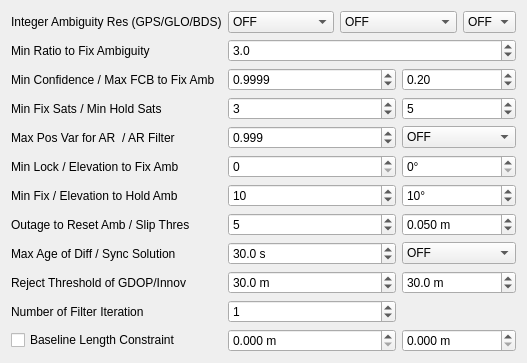
     <widget class="QWidget" name="TabSheet2">
      <property name="toolTip">
       <string/>
      </property>
      <attribute name="title">
       <string>Setting&amp;2</string>
      </attribute>
      <layout class="QGridLayout" name="gridLayout_2">
       <item row="5" column="0">
        <widget class="QLabel" name="Label49">
         <property name="text">
          <string>Min Fix Sats / Min Hold Sats</string>
         </property>
        </widget>
       </item>
       <item row="2" column="1" colspan="4">
        <widget class="QDoubleSpinBox" name="ValidThresAR">
         <property name="decimals">
          <number>1</number>
         </property>
         <property name="value">
          <double>3.000000000000000</double>
         </property>
        </widget>
       </item>
       <item row="4" column="1" colspan="2">
        <widget class="QDoubleSpinBox" name="ThresAR2">
         <property name="decimals">
          <number>4</number>
         </property>
         <property name="value">
          <double>0.999900000000000</double>
         </property>
        </widget>
       </item>
       <item row="17" column="1" colspan="2">
        <widget class="QSpinBox" name="NumIter">
         <property name="value">
          <number>1</number>
         </property>
        </widget>
       </item>
       <item row="4" column="3" colspan="2">
        <widget class="QDoubleSpinBox" name="ThresAR3">
         <property name="value">
          <double>0.200000000000000</double>
         </property>
        </widget>
       </item>
       <item row="18" column="3" colspan="2">
        <widget class="QDoubleSpinBox" name="BaselineSig">
         <property name="suffix">
          <string> m</string>
         </property>
         <property name="decimals">
          <number>3</number>
         </property>
         <property name="maximum">
          <double>1000000.000000000000000</double>
         </property>
        </widget>
       </item>
       <item row="7" column="1" colspan="2">
        <widget class="QSpinBox" name="LockCntFixAmb">
         <property name="maximum">
          <number>10000</number>
         </property>
        </widget>
       </item>
       <item row="18" column="1" colspan="2">
        <widget class="QDoubleSpinBox" name="BaselineLen">
         <property name="suffix">
          <string> m</string>
         </property>
         <property name="decimals">
          <number>3</number>
         </property>
         <property name="maximum">
          <double>1000000.000000000000000</double>
         </property>
        </widget>
       </item>
       <item row="7" column="3" colspan="2">
        <widget class="QDoubleSpinBox" name="ElMaskAR">
         <property name="suffix">
          <string>°</string>
         </property>
         <property name="decimals">
          <number>0</number>
         </property>
         <property name="maximum">
          <double>90.000000000000000</double>
         </property>
        </widget>
       </item>
       <item row="9" column="1" colspan="2">
        <widget class="QSpinBox" name="FixCntHoldAmb">
         <property name="maximum">
          <number>100000</number>
         </property>
         <property name="value">
          <number>10</number>
         </property>
        </widget>
       </item>
       <item row="9" column="3" colspan="2">
        <widget class="QDoubleSpinBox" name="ElMaskHold">
         <property name="suffix">
          <string>°</string>
         </property>
         <property name="decimals">
          <number>0</number>
         </property>
         <property name="maximum">
          <double>90.000000000000000</double>
         </property>
         <property name="value">
          <double>10.000000000000000</double>
         </property>
        </widget>
       </item>
       <item row="13" column="1" colspan="2">
        <widget class="QDoubleSpinBox" name="MaxAgeDiff">
         <property name="suffix">
          <string> s</string>
         </property>
         <property name="decimals">
          <number>1</number>
         </property>
         <property name="maximum">
          <double>3600.000000000000000</double>
         </property>
         <property name="value">
          <double>30.000000000000000</double>
         </property>
        </widget>
       </item>
       <item row="0" column="0">
        <widget class="QLabel" name="Label25">
         <property name="enabled">
          <bool>true</bool>
         </property>
         <property name="toolTip">
          <string/>
         </property>
         <property name="text">
          <string>Integer Ambiguity Res (GPS/GLO/BDS)</string>
         </property>
        </widget>
       </item>
       <item row="0" column="1">
        <widget class="QComboBox" name="AmbRes">
         <property name="enabled">
          <bool>true</bool>
         </property>
         <property name="toolTip">
          <string/>
         </property>
         <item>
          <property name="text">
           <string>OFF</string>
          </property>
         </item>
         <item>
          <property name="text">
           <string>Continuous</string>
          </property>
         </item>
         <item>
          <property name="text">
           <string>Instantaneous</string>
          </property>
         </item>
         <item>
          <property name="text">
           <string>Fix and Hold</string>
          </property>
         </item>
        </widget>
       </item>
       <item row="0" column="2" colspan="2">
        <widget class="QComboBox" name="GloAmbRes">
         <property name="enabled">
          <bool>true</bool>
         </property>
         <property name="toolTip">
          <string/>
         </property>
         <item>
          <property name="text">
           <string>OFF</string>
          </property>
         </item>
         <item>
          <property name="text">
           <string>ON</string>
          </property>
         </item>
         <item>
          <property name="text">
           <string>Auto Calibration</string>
          </property>
         </item>
         <item>
          <property name="text">
           <string>Fix and Hold</string>
          </property>
         </item>
        </widget>
       </item>
       <item row="0" column="4">
        <widget class="QComboBox" name="BdsAmbRes">
         <property name="enabled">
          <bool>true</bool>
         </property>
         <property name="toolTip">
          <string/>
         </property>
         <item>
          <property name="text">
           <string>OFF</string>
          </property>
         </item>
         <item>
          <property name="text">
           <string>ON</string>
          </property>
         </item>
        </widget>
       </item>
       <item row="2" column="0">
        <widget class="QLabel" name="Label24">
         <property name="enabled">
          <bool>true</bool>
         </property>
         <property name="toolTip">
          <string/>
         </property>
         <property name="text">
          <string>Min Ratio to Fix Ambiguity</string>
         </property>
        </widget>
       </item>
       <item row="4" column="0">
        <widget class="QLabel" name="Label12">
         <property name="enabled">
          <bool>true</bool>
         </property>
         <property name="toolTip">
          <string/>
         </property>
         <property name="text">
          <string>Min Confidence / Max FCB to Fix Amb</string>
         </property>
        </widget>
       </item>
       <item row="7" column="0">
        <widget class="QLabel" name="Label13">
         <property name="enabled">
          <bool>true</bool>
         </property>
         <property name="toolTip">
          <string/>
         </property>
         <property name="text">
          <string>Min Lock / Elevation to Fix Amb</string>
         </property>
        </widget>
       </item>
       <item row="11" column="1" colspan="2">
        <widget class="QSpinBox" name="OutCntResetAmb">
         <property name="maximum">
          <number>1000</number>
         </property>
         <property name="value">
          <number>5</number>
         </property>
        </widget>
       </item>
       <item row="9" column="0">
        <widget class="QLabel" name="LabelHold">
         <property name="enabled">
          <bool>true</bool>
         </property>
         <property name="toolTip">
          <string/>
         </property>
         <property name="text">
          <string>Min Fix / Elevation to Hold Amb</string>
         </property>
        </widget>
       </item>
       <item row="11" column="0">
        <widget class="QLabel" name="Label22">
         <property name="enabled">
          <bool>true</bool>
         </property>
         <property name="toolTip">
          <string/>
         </property>
         <property name="text">
          <string>Outage to Reset Amb / Slip Thres</string>
         </property>
        </widget>
       </item>
       <item row="13" column="0">
        <widget class="QLabel" name="Label14">
         <property name="enabled">
          <bool>true</bool>
         </property>
         <property name="toolTip">
          <string/>
         </property>
         <property name="text">
          <string>Max Age of Diff / Sync Solution</string>
         </property>
        </widget>
       </item>
       <item row="13" column="3" colspan="2">
        <widget class="QComboBox" name="SyncSol">
         <property name="enabled">
          <bool>true</bool>
         </property>
         <property name="toolTip">
          <string/>
         </property>
         <item>
          <property name="text">
           <string>OFF</string>
          </property>
         </item>
         <item>
          <property name="text">
           <string>ON</string>
          </property>
         </item>
        </widget>
       </item>
       <item row="15" column="0">
        <widget class="QLabel" name="Label11">
         <property name="enabled">
          <bool>true</bool>
         </property>
         <property name="toolTip">
          <string/>
         </property>
         <property name="text">
          <string>Reject Threshold of GDOP/Innov</string>
         </property>
        </widget>
       </item>
       <item row="17" column="0">
        <widget class="QLabel" name="Label37">
         <property name="enabled">
          <bool>true</bool>
         </property>
         <property name="toolTip">
          <string/>
         </property>
         <property name="text">
          <string>Number of Filter Iteration</string>
         </property>
        </widget>
       </item>
       <item row="18" column="0">
        <widget class="QCheckBox" name="BaselineConst">
         <property name="toolTip">
          <string/>
         </property>
         <property name="text">
          <string>Baseline Length Constraint</string>
         </property>
         <property name="checked">
          <bool>false</bool>
         </property>
        </widget>
       </item>
       <item row="15" column="1" colspan="2">
        <widget class="QDoubleSpinBox" name="RejectGdop">
         <property name="suffix">
          <string> m</string>
         </property>
         <property name="decimals">
          <number>1</number>
         </property>
         <property name="value">
          <double>30.000000000000000</double>
         </property>
        </widget>
       </item>
       <item row="15" column="3" colspan="2">
        <widget class="QDoubleSpinBox" name="RejectThres">
         <property name="suffix">
          <string> m</string>
         </property>
         <property name="decimals">
          <number>1</number>
         </property>
         <property name="value">
          <double>30.000000000000000</double>
         </property>
        </widget>
       </item>
       <item row="11" column="3" colspan="2">
        <widget class="QDoubleSpinBox" name="SlipThres">
         <property name="suffix">
          <string> m</string>
         </property>
         <property name="decimals">
          <number>3</number>
         </property>
         <property name="value">
          <double>0.050000000000000</double>
         </property>
        </widget>
       </item>
       <item row="6" column="0">
        <widget class="QLabel" name="Label50">
         <property name="text">
          <string>Max Pos Var for AR  / AR Filter</string>
         </property>
        </widget>
       </item>
       <item row="5" column="1" colspan="2">
        <widget class="QSpinBox" name="MinFixSats">
         <property name="value">
          <number>3</number>
         </property>
        </widget>
       </item>
       <item row="5" column="3" colspan="2">
        <widget class="QSpinBox" name="MinHoldSats">
         <property name="value">
          <number>5</number>
         </property>
        </widget>
       </item>
       <item row="6" column="1" colspan="2">
        <widget class="QDoubleSpinBox" name="ARThres1">
         <property name="decimals">
          <number>3</number>
         </property>
         <property name="maximum">
          <double>5.000000000000000</double>
         </property>
         <property name="singleStep">
          <double>0.001000000000000</double>
         </property>
         <property name="value">
          <double>0.999000000000000</double>
         </property>
        </widget>
       </item>
       <item row="6" column="3" colspan="2">
        <widget class="QComboBox" name="ARFilter">
         <item>
          <property name="text">
           <string>OFF</string>
          </property>
         </item>
         <item>
          <property name="text">
           <string>ON</string>
          </property>
         </item>
        </widget>
       </item>
      </layout>
     </widget>
